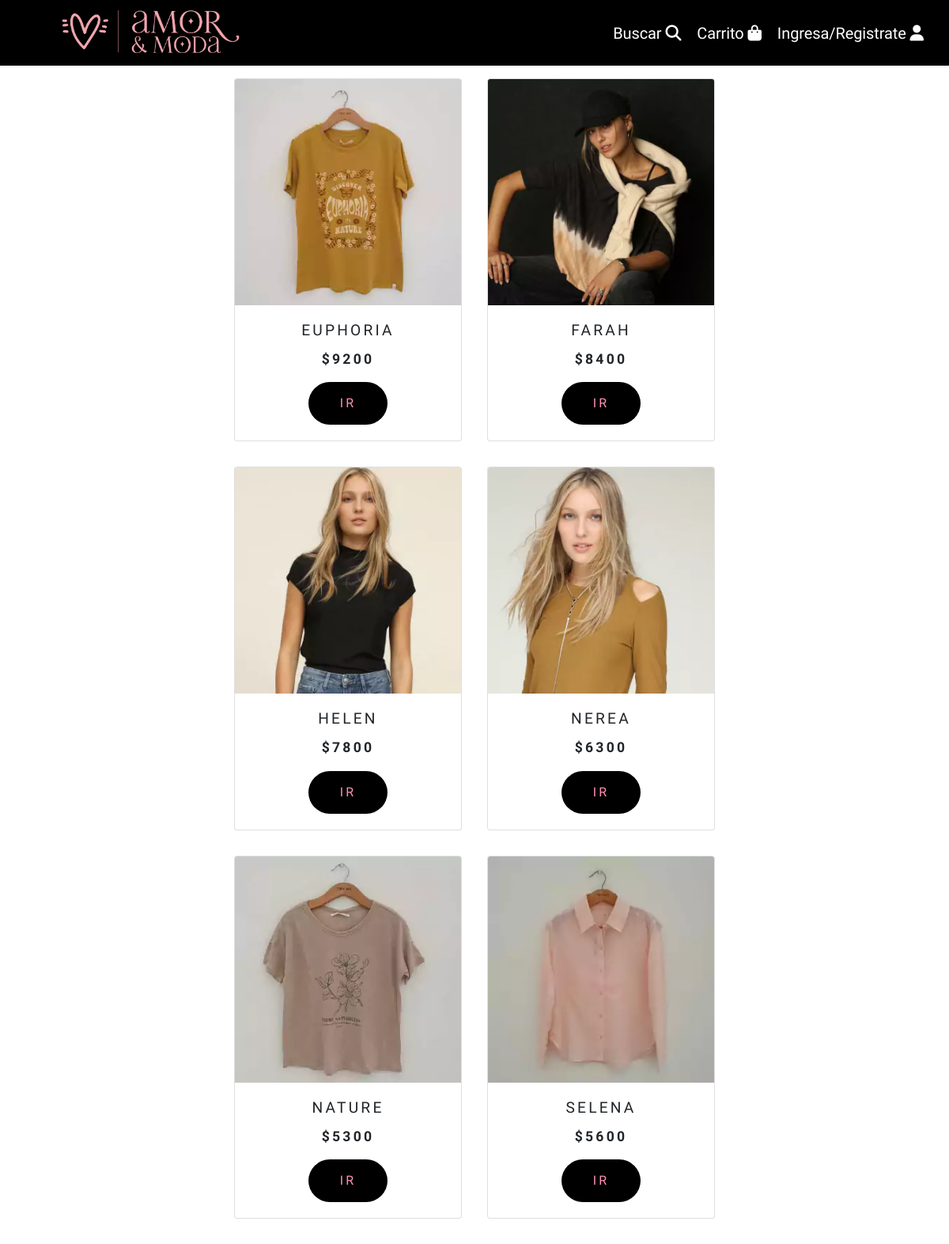
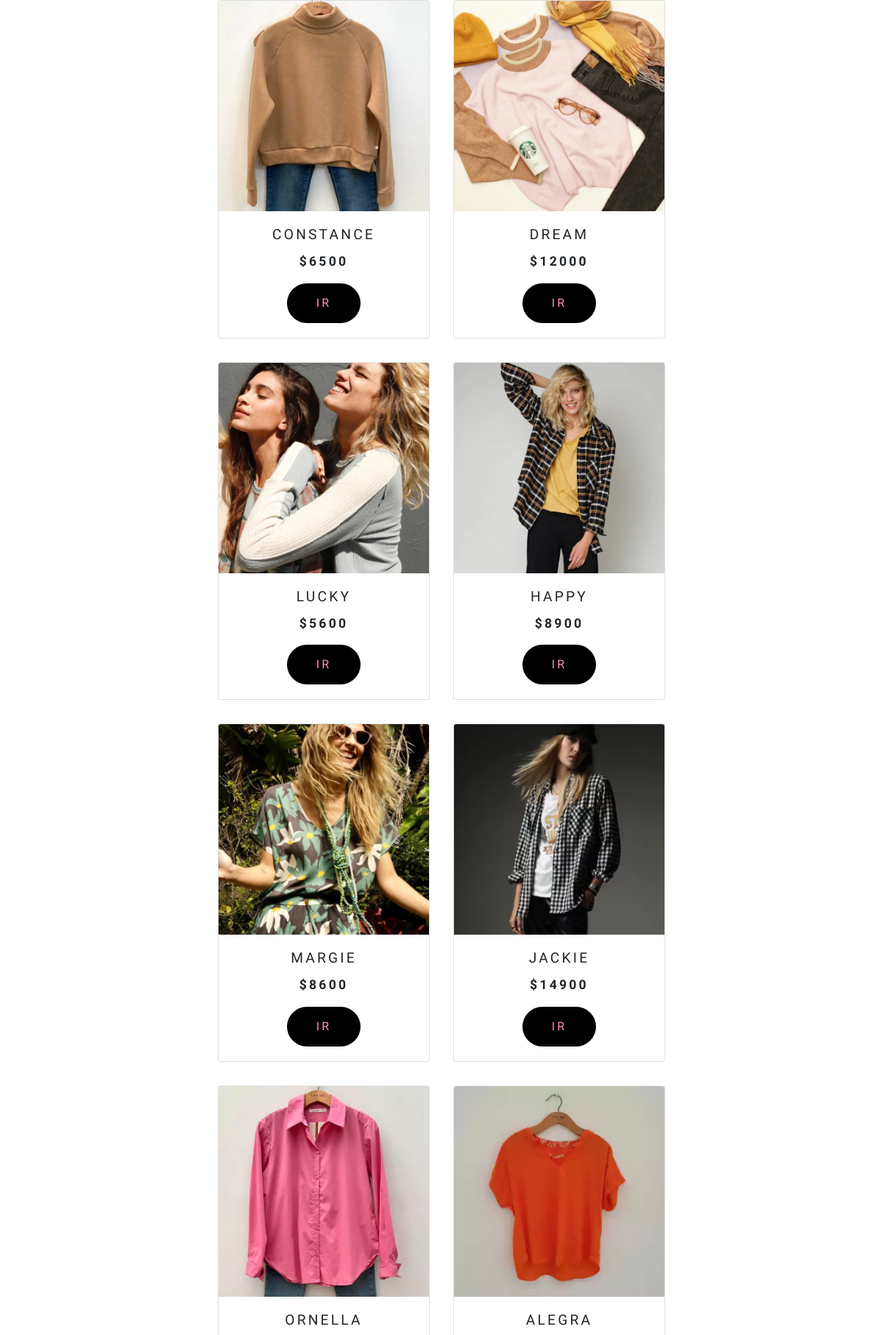
The page /Controlador/C_filtrado.php (upper part) on the database its author committed (2 pictures, top to bottom).
### tables this page shows
CREATE TABLE `productos` (
  `id` int(11) NOT NULL,
  `nombre` varchar(20) DEFAULT NULL,
  `precio` int(11) DEFAULT NULL,
  `categoriaId` int(11) DEFAULT NULL,
  `img` varchar(50) DEFAULT NULL,
  `fechaAlta` datetime DEFAULT NULL,
  `usuarioAlta` varchar(255) DEFAULT NULL,
  `fechaMod` datetime DEFAULT NULL,
  `usuarioMod` varchar(255) DEFAULT NULL,
  `fechaBaja` datetime DEFAULT NULL,
  `usuarioBaja` varchar(255) DEFAULT NULL
);

### Controlador/C_filtrado.php (called while the page is built)
<?php
require_once("../Modelos/M_filtrado.php");
$producto = $_POST['producto'];
$conexion = new FiltradoProductos();
$filtroResultado = $conexion->obtenerProductosFiltrado($producto);
require_once("../Vistas/V_filtrado.php");
exit;
?>

### Modelos/M_filtrado.php (called while the page is built, shortened)
<?php
class FiltradoProductos {
    public function obtenerProductosFiltrado($nombre) {
        require("conexion.php");
        $query = "SELECT * FROM productos WHERE nombre LIKE CONCAT('%', ?, '%') AND usuarioBaja is NULL";
        $stmt = $conn->prepare($query);
        $nombreFiltrado = $nombre . '%';
        $stmt->bind_param("s", $nombreFiltrado);
        $stmt->execute();
        return $stmt->get_result();
    }
}
?>

### Vistas/V_filtrado.php (the view, shortened to what this page needs)
<!DOCTYPE html>
<html lang="en">
<head>
    <link rel="stylesheet" href="../Estilos/style.css">
</head>
<body>
<?php
    require("navbar.php");
?>
<div class="ContenedorProductos">
    <?php
        while ($fila = mysqli_fetch_assoc($filtroResultado)){?>
 <div class="card" style="width: 18rem;">
  <img src=" ../<?php echo $fila["img"];?>" class="card-img-top" alt="...">
  <div class="card-body">
    <h5 class="card-title"><?php echo $fila["nombre"];?>
</h5>
    <p class="card-text">$<?php echo $fila["precio"];?></p>
    <a href="../Controlador/C_productoU.php?id=<?php echo $fila['id'];?>" class="btn btn-primary">Ir</a>
  </div>
</div>
<?php } ?>
</div>
</body>
</html>

### Estilos/style.css (style rules this page uses)
.ContenedorProductos { display: flex; justify-content: center; flex-wrap: wrap; margin: 0 8rem 0 8rem; }
.card { margin: 1rem; border: none; }
.card-body { display: flex; flex-direction: column; align-items: center; justify-content: center; text-transform: uppercase; letter-spacing: 0.2rem; }
.card-title { font-size: 1.2rem; font-weight: 500; }
.card-text { font-weight: 600; font-size: 1.1rem; }

### Estilos/styleLogin.css (style rules this page uses)
* { font-family: 'Red Hat Display', sans-serif; }
html, body, main { height: 100%; }
.btn.btn-primary { border: 0 !important; border-radius: 50px !important; background-color: #000000 !important; padding: 15px 40px !important; color: #ff91b6 !important; font-weight: 400 !important; }
a { background-color: #000000; }

### rows shown on the page
productos: img (picture), nombre "EUPHORIA", precio "9200"
productos: img (picture), nombre "FARAH", precio "8400"
productos: img (picture), nombre "HELEN", precio "7800"
productos: img (picture), nombre "NEREA", precio "6300"
productos: img (picture), nombre "NATURE", precio "5300"
productos: img (picture), nombre "SELENA", precio "5600"
productos: img (picture), nombre "CONSTANCE", precio "6500"
productos: img (picture), nombre "DREAM", precio "12000"
productos: img (picture), nombre "LUCKY", precio "5600"
productos: img (picture), nombre "HAPPY", precio "8900"
productos: img (picture), nombre "MARGIE", precio "8600"
productos: img (picture), nombre "JACKIE", precio "14900"
productos: img (picture), nombre "ORNELLA"
productos: img (picture), nombre "ALEGRA"
